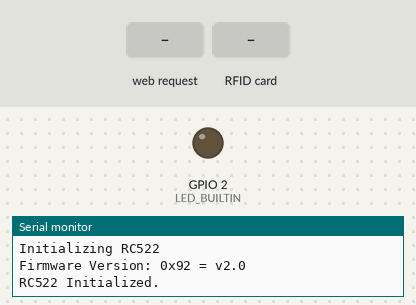
Bench run of a sketch on a simulated ESP32. On the bench: output pins drawn as LEDs (lit = HIGH), the last lines printed to the serial monitor. Inputs (shaded band) come from the test bench.

Above: at 1.2 s.
1.3 s: HTTP request GET /H received
2.8 s: RFID card 12 34 56 78 held to the reader
At 3.7 s:
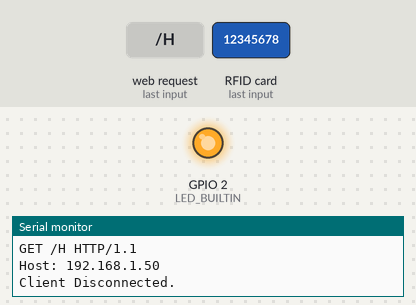
4.3 s: HTTP request GET /L received
5.8 s: RFID card 5E 7A 19 C4 held to the reader
At 7.2 s:
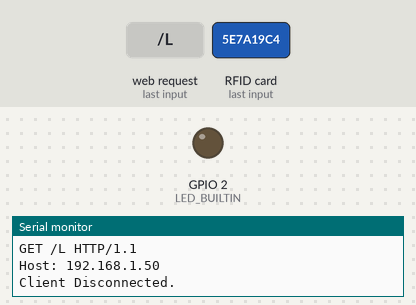
Timing chart, 0 to 8.3 s (numbered marks = the images above; inputs shaded):
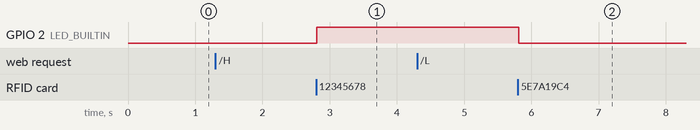

Measured:
- after the input at 2.8 s, GPIO 2 (LED_BUILTIN): LOW → HIGH at once
- after the input at 5.8 s, GPIO 2 (LED_BUILTIN): HIGH → LOW at once

The sketch:

OnlineCardReaderCapstoneDemo.ino
```cpp
/*
  WiFiAccessPoint.ino creates a WiFi access point and provides a web server on it.

  Steps:
  1. Connect to the access point "yourAp"
  2. Point your web browser to http://192.168.4.1/H to turn the LED on or http://192.168.4.1/L to turn it off
     OR
     Run raw TCP "GET /H" and "GET /L" on PuTTY terminal with 192.168.4.1 as IP address and 80 as port

  Created for arduino-esp32 on 04 July, 2018
  by Elochukwu Ifediora (fedy0)
*/

#include <WiFi.h>
#include <NetworkClient.h>
#include <WiFiAP.h>
#include <MFRC522.h>
#include <SPI.h>


#define RST_PIN         32          // Configurable, see typical pin layout above
#define SS_PIN          33         // Configurable, see typical pin layout above

MFRC522 mfrc522(SS_PIN, RST_PIN);  // Create MFRC522 instance

#ifndef LED_BUILTIN
#define LED_BUILTIN 2  // Set the GPIO pin where you connected your test LED or comment this line out if your dev board has a built-in LED
#endif

// Set these to your desired credentials.
const char *ssid = "CapstoneDemo-TestESP32";
const char *password = "12345678";

NetworkServer server(80);

void setup() {
  pinMode(LED_BUILTIN, OUTPUT);

  Serial.begin(115200);
  Serial.println();
  SPI.begin();
  Serial.println("Configuring access point...");

  // You can remove the password parameter if you want the AP to be open.
  // a valid password must have more than 7 characters
  if (!WiFi.softAP(ssid, password)) {
    log_e("Soft AP creation failed.");
    while (1);
  }
  IPAddress myIP = WiFi.softAPIP();
  Serial.print("AP IP address: ");
  Serial.println(myIP);
  server.begin();

  Serial.println("Server started");

  Serial.println("Initializing RC522");
  mfrc522.PCD_Init();
  delay(4);
  mfrc522.PCD_DumpVersionToSerial();
  Serial.println("RC522 Initialized.");

}

void loop() {
  NetworkClient client = server.accept();  // listen for incoming clients

  if (client) {                     // if you get a client,
    Serial.println("New Client.");  // print a message out the serial port
    String currentLine = "";        // make a String to hold incoming data from the client
    while (client.connected()) {    // loop while the client's connected
      if (client.available()) {     // if there's bytes to read from the client,
        char c = client.read();     // read a byte, then
        Serial.write(c);            // print it out the serial monitor
        if (c == '\n') {            // if the byte is a newline character

          // if the current line is blank, you got two newline characters in a row.
          // that's the end of the client HTTP request, so send a response:
          if (currentLine.length() == 0) {
            // HTTP headers always start with a response code (e.g. HTTP/1.1 200 OK)
            // and a content-type so the client knows what's coming, then a blank line:
            client.println("HTTP/1.1 200 OK");
            client.println("Content-type:text/html");
            client.println();

            // the content of the HTTP response follows the header:
            //client.print("Click <a href=\"/H\">here</a> to turn ON the LED.<br>");
            //client.print("Click <a href=\"/L\">here</a> to turn OFF the LED.<br>");
            client.print("<h1>AAU Capstone 1 ESP32 Mifare Reading Demo</h1><br/><h3>No Mifare cards were harmed in the making of this demo [yet.... ;) ]</h3><br/><b>Please place the card in front of the reader after selecting one of the functions</b><br/>");
            client.print("<button onclick='window.location=\"/H\"'>Dump Card Details</button>");
            client.print("<button onclick='window.location=\"/L\"'>Dump Card Contents</button>");

            // The HTTP response ends with another blank line:
            client.println();
            // break out of the while loop:
            break;
          } else {  // if you got a newline, then clear currentLine:
            currentLine = "";
          }
        } else if (c != '\r') {  // if you got anything else but a carriage return character,
          currentLine += c;      // add it to the end of the currentLine
        }

        // Check to see if the client request was "GET /H" or "GET /L":
        if (currentLine.endsWith("GET /H")) {
          while(true){
           	if ( mfrc522.PICC_IsNewCardPresent()) {
           		break;
             }
          }
          while(true){
            if ( mfrc522.PICC_ReadCardSerial()) {
		          break;
	          }
          }
          //mfrc522.PICC_DumpToSerial(&(mfrc522.uid));

          client.println("HTTP/1.1 200 OK");
          client.println("Content-type:text/html");
          client.println();
          client.println("CARD READ: ");
          client.print(mfrc522.PICC_SaveCardDetails(&(mfrc522.uid)));
          client.println();

          //Serial.println(mfrc522.s)
          digitalWrite(LED_BUILTIN, HIGH);  // GET /H turns the LED on
        }

        if (currentLine.endsWith("GET /L")) {
          while(true){
           	if ( mfrc522.PICC_IsNewCardPresent()) {
           		break;
             }
          }
          while(true){
            if ( mfrc522.PICC_ReadCardSerial()) {
		          break;
	          }
          }
          //mfrc522.PICC_DumpToSerial(&(mfrc522.uid));

          client.println("HTTP/1.1 200 OK");
          client.println("Content-type:text/html");
          client.println();
          client.println("CARD READ: ");
          client.print(mfrc522.PICC_SaveToCharArray(&(mfrc522.uid)));
          client.println();

          //Serial.println(mfrc522.s)
          digitalWrite(LED_BUILTIN, HIGH);  // GET /H turns the LED on
          digitalWrite(LED_BUILTIN, LOW);  // GET /L turns the LED off
        }
      }
    }
    // close the connection:
    client.stop();
    Serial.println("Client Disconnected.");
  }
}
```
